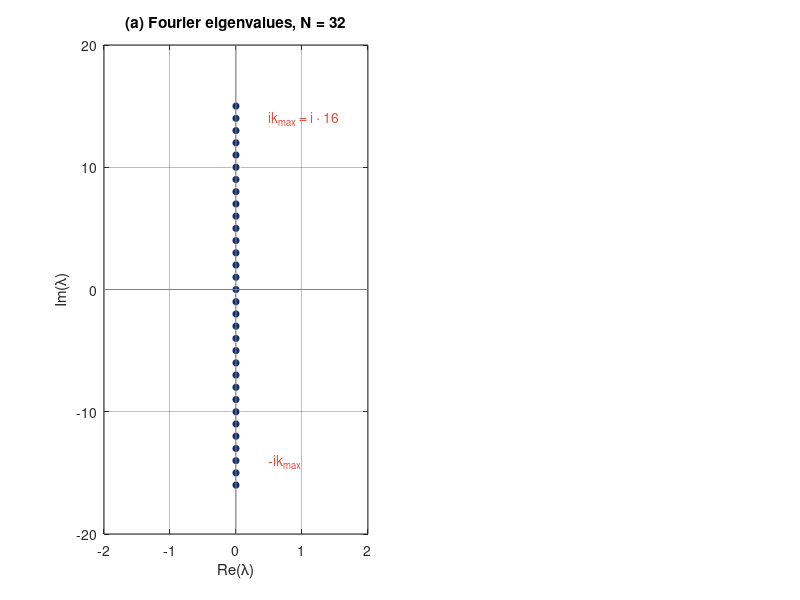

Source code (MATLAB): (Note: this script raises an error after producing the figure.)
% fourier_cfl.m
% Chapter 17: Stability of Spectral Methods
%
% Computational Etude 17.3: Fourier CFL Scaling.
%
% Two-panel figure:
%   (a) Eigenvalues of the Fourier differentiation matrix for N=32,
%       plotted on the imaginary axis from -16i to 16i.
%   (b) Log-log plot of critical dt vs N for RK4 applied to Fourier
%       advection u_t + u_x = 0. Binary search for dt_crit.
%
% Author: Dr. Denys Dutykh
% Part of "Computational Etudes: A Spectral Approach"

clear; clc; close all;

NAVY  = [20, 45, 110]/255;
CORAL = [231, 76, 60]/255;

% Output path
script_dir = fileparts(mfilename('fullpath'));
output_dir = fullfile(script_dir, '..', '..', '..', 'textbook', 'figures', 'ch17', 'matlab');
if ~exist(output_dir, 'dir'), mkdir(output_dir); end

%% ---- Panel (a): Fourier eigenvalues for N=32 ----
N = 32;
k = [0:N/2-1, -N/2:-1];   % fftfreq equivalent
k_sorted = sort(k);
eigs_val = 1i * k_sorted;  % eigenvalues of d/dx

figure('Position', [100, 100, 1100, 450]);

subplot(1, 2, 1);
plot(real(eigs_val), imag(eigs_val), 'o', 'Color', NAVY, 'MarkerSize', 6, ...
     'MarkerFaceColor', NAVY, 'MarkerEdgeColor', 'w');
hold on;
plot([-2, 2], [0, 0], 'Color', [0.5 0.5 0.5], 'LineWidth', 0.5);
plot([0, 0], [-20, 20], 'Color', [0.5 0.5 0.5], 'LineWidth', 0.5);

% Annotate k_max
text(0.5, 14, 'ik_{max} = i \cdot 16', 'Color', CORAL, 'FontSize', 10);
text(0.5, -14, '-ik_{max}', 'Color', CORAL, 'FontSize', 10);
hold off;

xlabel('Re(\lambda)'); ylabel('Im(\lambda)');
title(sprintf('(a) Fourier eigenvalues, N = %d', N));
xlim([-2, 2]); ylim([-20, 20]);
grid on; set(gca, 'GridAlpha', 0.3);

%% ---- Panel (b): dt_crit vs N ----
N_values = [16, 32, 64, 128, 256];
dt_crits = zeros(size(N_values));

for idx = 1:length(N_values)
    Nv = N_values(idx);
    dtc = find_dt_crit_rk4(Nv);
    dt_crits(idx) = dtc;
    fprintf('N = %4d, dt_crit = %.6f, dt_crit * (N/2) = %.4f\n', ...
            Nv, dtc, dtc * Nv / 2);
end

subplot(1, 2, 2);
loglog(N_values, dt_crits, 'o-', 'Color', NAVY, 'MarkerSize', 7, ...
       'LineWidth', 1.5, 'MarkerFaceColor', NAVY, ...
       'DisplayName', '\Delta t_{crit} (binary search)');
hold on;

% Reference line: 2.83 / (N/2)
N_ref = linspace(12, 300, 100);
loglog(N_ref, 2.83 ./ (N_ref/2), '--', 'Color', CORAL, 'LineWidth', 1.2, ...
       'DisplayName', '2.83 / (N/2)');

% Slope annotation
text(80, 0.06, 'slope = -1', 'FontSize', 10, 'Color', CORAL, ...
     'Rotation', -28, 'HorizontalAlignment', 'center');
hold off;

xlabel('N'); ylabel('\Delta t_{crit}');
title('(b) RK4 CFL scaling for Fourier advection');
legend('Location', 'northeast', 'FontSize', 9);
grid on; set(gca, 'GridAlpha', 0.3);

exportgraphics(gcf, fullfile(output_dir, 'fourier_cfl_scaling.pdf'), 'ContentType', 'vector');
exportgraphics(gcf, fullfile(output_dir, 'fourier_cfl_scaling.png'), 'Resolution', 300);
fprintf('\nFigure saved to %s\n', fullfile(output_dir, 'fourier_cfl_scaling.pdf'));


%% ---- Helper functions ----

function g = rk4_amplification(z)
    % RK4 amplification factor
    g = 1 + z + z.^2/2 + z.^3/6 + z.^4/24;
end

function gmax = rk4_max_amp(dt, N)
    % Maximum |g(dt * lambda)| over all Fourier eigenvalues
    k = [0:N/2-1, -N/2:-1];
    z = -1i * k * dt;   % dt * lambda_k for advection
    gmax = max(abs(rk4_amplification(z)));
end

function dtc = find_dt_crit_rk4(N)
    % Binary search for critical dt where max|g| = 1
    tol = 1e-8;
    dt_lo = 1e-10;
    dt_hi = 1.0;

    % Find unstable upper bound
    while rk4_max_amp(dt_hi, N) <= 1.0
        dt_hi = dt_hi * 2;
        if dt_hi > 100, dtc = dt_hi; return; end
    end

    for iter = 1:80
        dt_mid = 0.5 * (dt_lo + dt_hi);
        if rk4_max_amp(dt_mid, N) <= 1.0
            dt_lo = dt_mid;
        else
            dt_hi = dt_mid;
        end
        if dt_hi - dt_lo < tol * dt_lo, break; end
    end
    dtc = 0.5 * (dt_lo + dt_hi);
end
